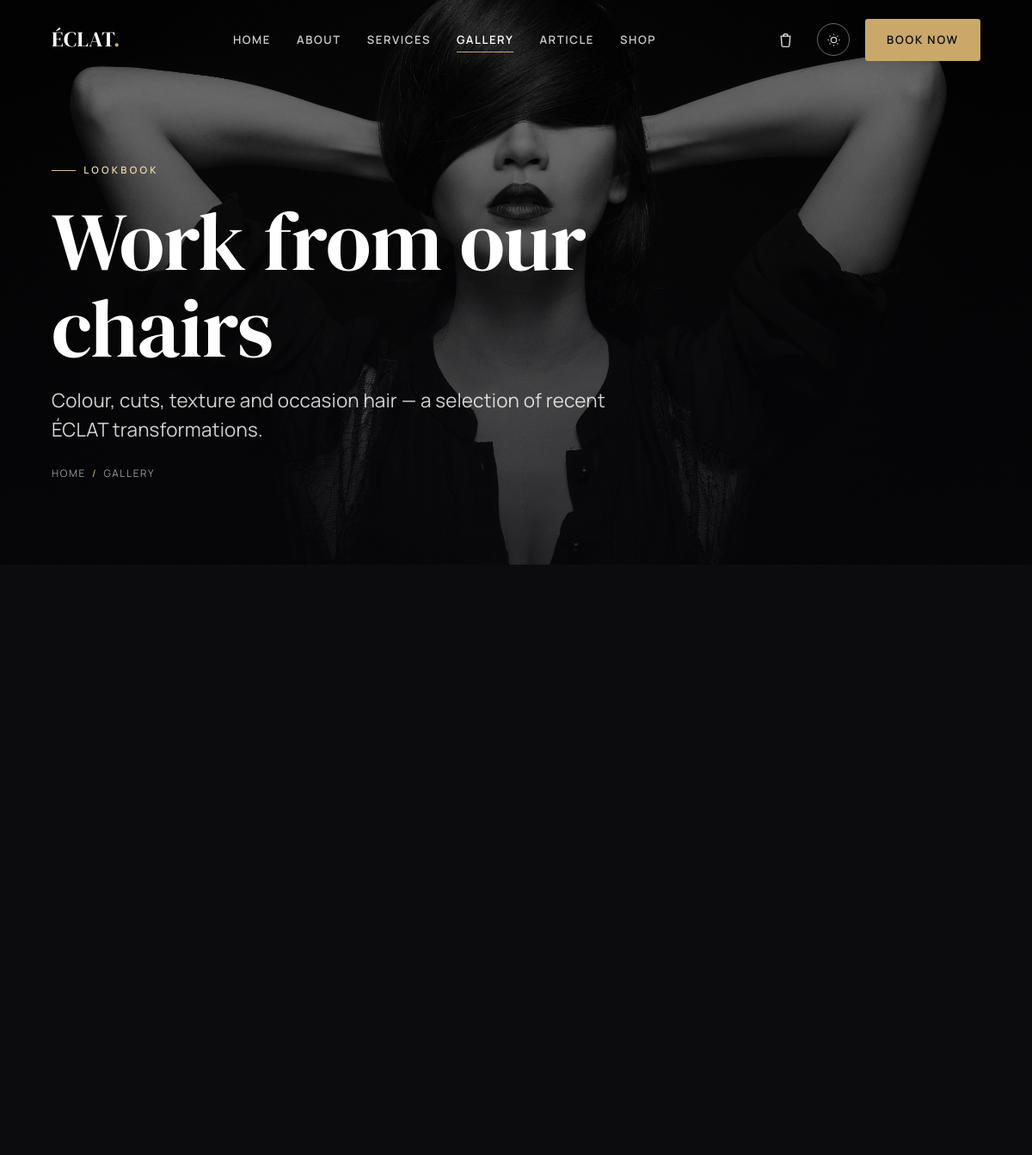
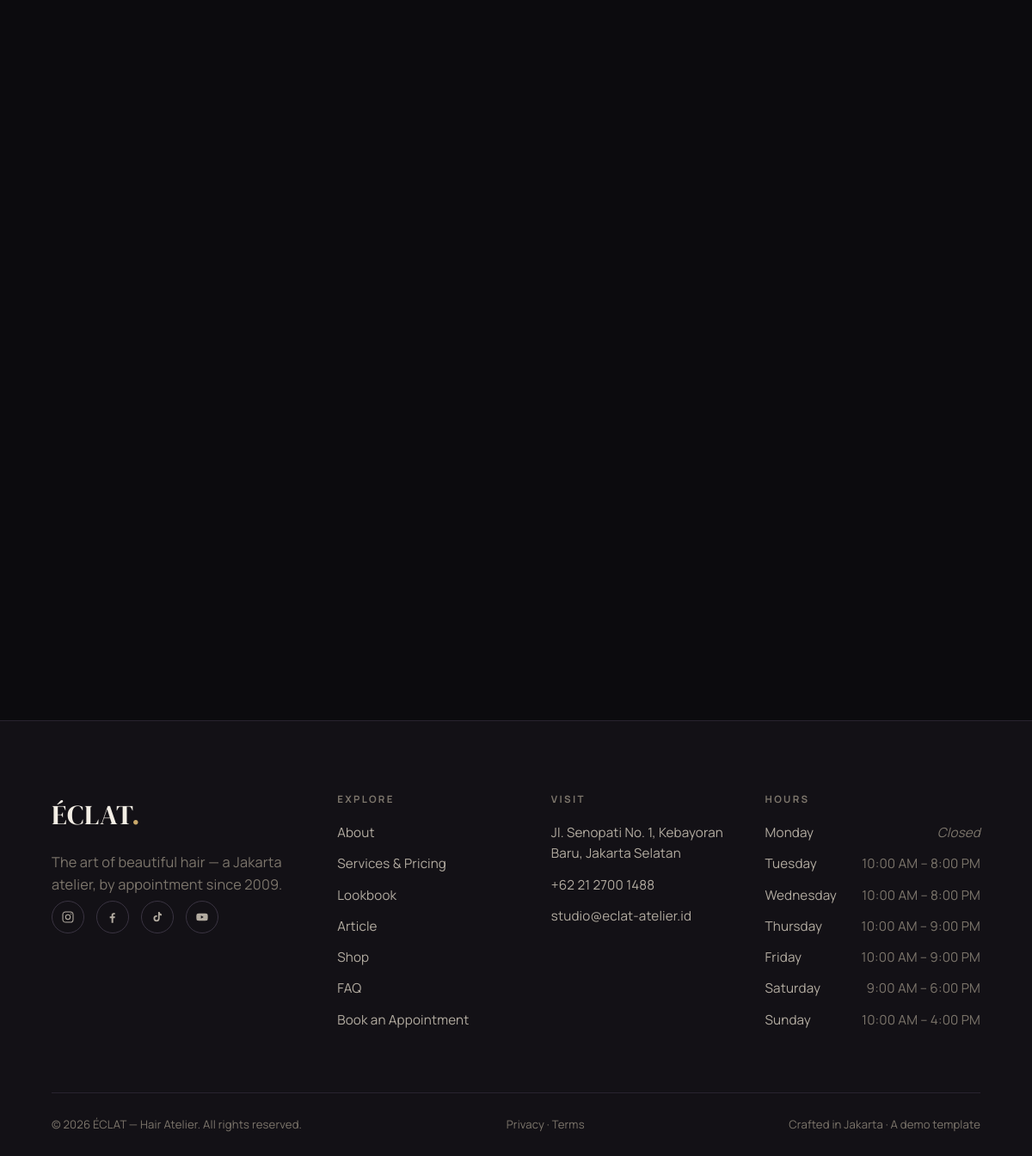
The page /gallery on the database its author committed (2 pictures, top to bottom).
### tables this page shows
CREATE TABLE opening_hours (
    id         INT AUTO_INCREMENT PRIMARY KEY,
    day_order  TINYINT      NOT NULL,
    day_name   VARCHAR(12)  NOT NULL,
    open_time  TIME         NULL,
    close_time TIME         NULL,
    is_closed  TINYINT(1)   NOT NULL DEFAULT 0
);

### app/controllers/gallery.php (called while the page is built)
<?php
render('gallery', [
    'title'      => 'Lookbook — ' . get_setting('site_name_full'),
    'meta'       => 'Recent colour, cuts, balayage, updos and bridal work from the ' . get_setting('site_name') . ' atelier.',
    'active'     => 'gallery',
    'css'        => ['gallery'],
    'js'         => ['pages/gallery'],
    'categories' => get_gallery_categories(),
    'items'      => get_gallery(),
]);

### public/index.php (called while the page is built, shortened)
<?php
$routes = require APP_PATH . '/routes.php';
$uri  = parse_url($_SERVER['REQUEST_URI'] ?? '/', PHP_URL_PATH) ?? '/';
if (BASE_URL !== '') {
    if ($uri === BASE_URL) {
        $uri = '/';
    } elseif (str_starts_with($uri, BASE_URL . '/')) {
        $uri = substr($uri, strlen(BASE_URL));
    }
}
$path = '/' . trim($uri, '/');
$controller = $routes[$path] ?? null;
if ($controller === null) {
    http_response_code(404);
    $controller_file = APP_PATH . '/controllers/not_found.php';
} else {
    $controller_file = APP_PATH . '/controllers/' . $controller . '.php';
}
require $controller_file;

### app/models/settings.php (called while the page is built, shortened)
<?php
function get_setting(string $key, string $default = ''): string {
    static $cache = null;
    if ($cache === null) {
        $cache = [];
        foreach (q('SELECT skey, svalue FROM settings') as $r) {
            $cache[$r['skey']] = $r['svalue'];
        }
    }
    return $cache[$key] ?? $default;
}

### app/database.php (called while the page is built, shortened)
<?php
function db(): PDO {
    static $pdo = null;
    if ($pdo instanceof PDO) {
        return $pdo;
    }
    $opts = [
        PDO::ATTR_ERRMODE            => PDO::ERRMODE_EXCEPTION,
        PDO::ATTR_DEFAULT_FETCH_MODE => PDO::FETCH_ASSOC,
        PDO::ATTR_EMULATE_PREPARES   => false,
    ];
    try {
        if (DB_DRIVER === 'sqlite') {
            $pdo = new PDO('sqlite:' . DB_SQLITE_PATH, null, null, $opts);
            $pdo->exec('PRAGMA foreign_keys = ON');
        } else {
            $dsn = sprintf('mysql:host=%s;port=%s;dbname=%s;charset=utf8mb4',
                DB_HOST, DB_PORT, DB_NAME);
            $pdo = new PDO($dsn, DB_USER, DB_PASS, $opts);
        }
    } catch (PDOException $ex) {
        http_response_code(500);
        exit(APP_DEBUG
            ? 'Database connection failed: ' . $ex->getMessage()
            : 'The site is temporarily unavailable. Please try again shortly.');
    }
    return $pdo;
}
function q(string $sql, array $params = []): array {
    $stmt = db()->prepare($sql);
    $stmt->execute($params);
    return $stmt->fetchAll();
}

### app/models/hours.php (called while the page is built, shortened)
<?php
function get_opening_hours(): array {
    return q('SELECT day_name, open_time, close_time, is_closed
              FROM opening_hours ORDER BY day_order ASC');
}

### app/views/pages/gallery.php (the view, shortened to what this page needs)
<section class="page-hero">
    <div class="page-hero-bg"><img src="<?= e(url('assets/img/hero/gallery-hero.jpg')) ?>" alt="" aria-hidden="true"></div>
    <div class="container">
        <span class="eyebrow">Lookbook</span>
        <h1>Work from our chairs</h1>
        <p class="lede">Colour, cuts, texture and occasion hair — a selection of recent ÉCLAT transformations.</p>
        <div class="breadcrumb"><a href="<?= e(url('')) ?>">Home</a><span class="sep">/</span>Gallery</div>
    </div>
</section>
<section class="section">
    <div class="container">
        <div class="masonry">
        </div>
    </div>
</section>

### app/views/partials/footer.php (shortened to what this page needs)
<?php
$hours   = get_opening_hours();
$ig = get_setting('instagram'); $fb = get_setting('facebook');
$tt = get_setting('tiktok');    $yt = get_setting('youtube');
?>
<footer class="site-footer">
    <div class="container">
        <div class="footer-top">
            <div class="footer-brand">
                <div class="brand"><?= e(get_setting('site_name')) ?><span class="dot">.</span></div>
                <p><?= e(get_setting('tagline')) ?> — a Jakarta atelier, by appointment since <?= e(get_setting('founded_year')) ?>.</p>
                <div class="socials">
                    <a href="<?= e($ig) ?>" aria-label="Instagram"><svg viewBox="0 0 24 24" fill="none" stroke="currentColor" stroke-width="1.6"><rect x="3" y="3" width="18" height="18" rx="5"/><circle cx="12" cy="12" r="4"/><circle cx="17.5" cy="6.5" r="1" fill="currentColor" stroke="none"/></svg></a>
                    <a href="<?= e($fb) ?>" aria-label="Facebook"><svg viewBox="0 0 24 24" fill="currentColor"><path d="M13 22v-8h2.7l.4-3H13V9c0-.9.3-1.5 1.6-1.5H16V4.9c-.3 0-1.2-.1-2.3-.1-2.3 0-3.7 1.4-3.7 3.9V11H7v3h3v8z"/></svg></a>
                    <a href="<?= e($tt) ?>" aria-label="TikTok"><svg viewBox="0 0 24 24" fill="currentColor"><path d="M16 3c.3 2 1.6 3.6 3.6 3.9v2.6c-1.3.1-2.6-.3-3.6-1v5.9a5.4 5.4 0 1 1-5.4-5.4c.3 0 .6 0 .9.1v2.7a2.7 2.7 0 1 0 1.9 2.6V3z"/></svg></a>
                    <a href="<?= e($yt) ?>" aria-label="YouTube"><svg viewBox="0 0 24 24" fill="currentColor"><path d="M22 12s0-3-.4-4.4a2.3 2.3 0 0 0-1.6-1.6C18.5 5.6 12 5.6 12 5.6s-6.5 0-8 .4A2.3 2.3 0 0 0 2.4 7.6C2 9 2 12 2 12s0 3 .4 4.4a2.3 2.3 0 0 0 1.6 1.6c1.5.4 8 .4 8 .4s6.5 0 8-.4a2.3 2.3 0 0 0 1.6-1.6C22 15 22 12 22 12zm-12 2.8V9.2l4.8 2.8z"/></svg></a>
                </div>
            </div>
            <div class="footer-col">
                <h4>Explore</h4>
                <ul>
                    <li><a href="<?= e(url('about')) ?>">About</a></li>
                    <li><a href="<?= e(url('services')) ?>">Services &amp; Pricing</a></li>
                    <li><a href="<?= e(url('gallery')) ?>">Lookbook</a></li>
                    <li><a href="<?= e(url('blog')) ?>">Article</a></li>
                    <li><a href="<?= e(url('shop')) ?>">Shop</a></li>
                    <li><a href="<?= e(url('faq')) ?>">FAQ</a></li>
                    <li><a href="<?= e(url('book')) ?>">Book an Appointment</a></li>
                </ul>
            </div>
            <div class="footer-col">
                <h4>Visit</h4>
                <ul>
                    <?php if ($addr = get_setting('address')): ?><li><?= nl2br(e($addr)) ?></li><?php endif; ?>
                    <li><a href="tel:<?= e(preg_replace('/[^0-9+]/', '', get_setting('phone'))) ?>"><?= e(get_setting('phone')) ?></a></li>
                    <li><a href="mailto:<?= e(get_setting('email')) ?>"><?= e(get_setting('email')) ?></a></li>
                </ul>
            </div>
            <div class="footer-col">
                <h4>Hours</h4>
                <ul>
                    <?php foreach ($hours as $h): ?>
                        <li class="hours-row<?= $h['is_closed'] ? ' closed' : '' ?>">
                            <span class="d"><?= e($h['day_name']) ?></span>
                            <span class="t"><?= $h['is_closed'] ? 'Closed' : e(fmt_time($h['open_time']) . ' – ' . fmt_time($h['close_time'])) ?></span>
                        </li>
                    <?php endforeach; ?>
                </ul>
            </div>
        </div>
        <div class="footer-bottom">
            <span>© <?= date('Y') ?> <?= e(get_setting('site_name_full')) ?>. All rights reserved.</span>
            <span class="footer-legal">
                <a href="<?= e(url('privacy')) ?>">Privacy</a> · <a href="<?= e(url('terms')) ?>">Terms</a>
            </span>
            <span>Crafted in Jakarta · A demo template</span>
        </div>
    </div>
</footer>

### public/assets/css/base/tokens.css (style rules this page uses)
:root { --font-display: "DM Serif Display", Georgia, "Times New Roman", serif; --font-body: "Manrope", system-ui, -apple-system, Segoe UI, Roboto, sans-serif; --fs-eyebrow: 0.72rem; --fs-body: 1.02rem; --fs-lead: clamp(1.12rem, 0.6rem + 1.1vw, 1.4rem); --h4: clamp(1.05rem, 0.9rem + 0.6vw, 1.3rem); --h3: clamp(1.4rem, 1rem + 1.4vw, 2rem); --h2: clamp(2.05rem, 1.2rem + 3.4vw, 3.4rem); --h1: clamp(2.9rem, 1.2rem + 7vw, 6rem); --container: 1220px; --container-narrow: 880px; --gutter: clamp(20px, 5vw, 64px); --section-y: clamp(60px, 6vw, 104px); --radius: 3px; --radius-lg: 6px; --ease: cubic-bezier(0.2, 0.6, 0.2, 1); --dur: 0.65s; --dur-fast: 0.28s; }
:root, [data-theme="dark"] { --bg: #0c0b0e; --bg-2: #131116; --bg-3: #1b181f; --text: #f2ede4; --text-2: #b3aca1; --text-3: #7d766c; --line: #29242f; --line-2: #3a3442; --accent: #c9a86a; --accent-2: #e2c993; --accent-ink: #0c0b0e; --overlay: linear-gradient(180deg, rgba(8,7,10,0.25) 0%, rgba(8,7,10,0.72) 100%); --shadow: 0 24px 60px -28px rgba(0,0,0,0.7); --img-filter: grayscale(0.15) contrast(1.02); }

### public/assets/css/base/typography.css (style rules this page uses)
body { font-family: var(--font-body); font-size: var(--fs-body); font-weight: 400; color: var(--text); background: var(--bg); letter-spacing: 0.01em; transition: background var(--dur-fast) var(--ease), color var(--dur-fast) var(--ease); }
h1, h2, h3, h4 { font-family: var(--font-display); font-weight: 400; line-height: 1.06; letter-spacing: -0.005em; color: var(--text); }
h1 { font-size: var(--h1); font-weight: 400; }
h4 { font-size: var(--h4); line-height: 1.2; }
p { color: var(--text-2); }
.eyebrow { font-family: var(--font-body); font-size: var(--fs-eyebrow); font-weight: 600; letter-spacing: 0.28em; text-transform: uppercase; color: var(--accent); display: inline-flex; align-items: center; gap: 0.8em; }
.eyebrow::before { content: ""; width: 28px; height: 1px; background: var(--accent); opacity: 0.7; }
.lede { font-size: var(--fs-lead); line-height: 1.5; color: var(--text-2); }

### public/assets/css/components/layout.css (style rules this page uses)
.container { width: 100%; max-width: var(--container); margin-inline: auto; padding-inline: var(--gutter); }
.section { padding-block: var(--section-y); }

### public/assets/css/components/header.css (style rules this page uses)
.brand { font-family: var(--font-display); font-size: 1.55rem; font-weight: 400; letter-spacing: 0.02em; color: var(--text); transition: color var(--dur-fast) var(--ease); }
.brand .dot { color: var(--accent); }

### public/assets/css/components/hero.css (style rules this page uses)
.page-hero { position: relative; padding-top: 180px; padding-bottom: clamp(60px, 8vw, 110px); overflow: hidden; }
.page-hero-bg { position: absolute; inset: 0; z-index: -2; }
.page-hero-bg img { width: 100%; height: 100%; object-fit: cover; filter: grayscale(0.5) brightness(0.7); }
.page-hero-bg::after { content: ""; position: absolute; inset: 0; background: var(--overlay); }
.page-hero h1 { color: #fff; max-width: 18ch; }
.page-hero .eyebrow { color: #edd6a6; margin-bottom: 22px; }
.page-hero .eyebrow::before { background: #edd6a6; opacity: 0.9; }
.page-hero .lede { color: rgba(255,255,255,0.82); max-width: 52ch; margin-top: 0.7em; }
.breadcrumb { margin-top: 26px; font-size: 0.74rem; letter-spacing: 0.14em; text-transform: uppercase; color: rgba(255,255,255,0.6); }
.breadcrumb .sep { margin-inline: 0.6em; color: var(--accent-2); }

### public/assets/css/pages/gallery.css (style rules this page uses)
.masonry { columns: 3; column-gap: clamp(14px, 1.6vw, 24px); }

### rows shown on the page
opening_hours: day_name "Monday", is_closed "Closed"
opening_hours: day_name "Tuesday", open_time+close_time "10:00 AM – 8:00 PM"
opening_hours: day_name "Wednesday", open_time+close_time "10:00 AM – 8:00 PM"
opening_hours: day_name "Thursday", open_time+close_time "10:00 AM – 9:00 PM"
opening_hours: day_name "Friday", open_time+close_time "10:00 AM – 9:00 PM"
opening_hours: day_name "Saturday", open_time+close_time "9:00 AM – 6:00 PM"
opening_hours: day_name "Sunday", open_time+close_time "10:00 AM – 4:00 PM"

### other values the page prints
get_setting('site_name') "ÉCLAT"
$label "HOME"
$label "ABOUT"
$label "SERVICES"
$label "GALLERY"
$label "ARTICLE"
$label "SHOP"
get_setting('tagline') "The art of beautiful hair"
get_setting('founded_year') "2009"
$addr "Jl. Senopati No. 1, Kebayoran Baru, Jakarta Selatan"
get_setting('phone') "+62 21 2700 1488"
get_setting('email') "studio@eclat-atelier.id"
get_setting('site_name_full') "ÉCLAT — Hair Atelier"
